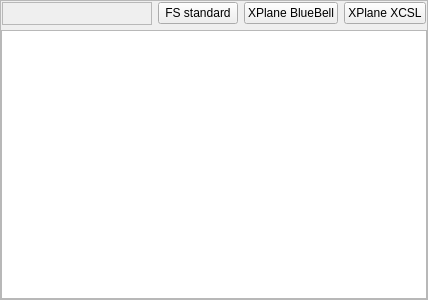
<?xml version="1.0" encoding="UTF-8"?>
<ui version="4.0">
 <class>CDbDistributorComponent</class>
 <widget class="QFrame" name="CDbDistributorComponent">
  <property name="geometry">
   <rect>
    <x>0</x>
    <y>0</y>
    <width>400</width>
    <height>300</height>
   </rect>
  </property>
  <property name="windowTitle">
   <string>Search and find distributors</string>
  </property>
  <property name="whatsThis">
   <string>Search and find distributors</string>
  </property>
  <property name="frameShape">
   <enum>QFrame::StyledPanel</enum>
  </property>
  <property name="frameShadow">
   <enum>QFrame::Raised</enum>
  </property>
  <layout class="QVBoxLayout" name="vl_DistributorComponent">
   <property name="spacing">
    <number>4</number>
   </property>
   <property name="leftMargin">
    <number>0</number>
   </property>
   <property name="topMargin">
    <number>0</number>
   </property>
   <property name="rightMargin">
    <number>0</number>
   </property>
   <property name="bottomMargin">
    <number>0</number>
   </property>
   <item>
    <widget class="QFrame" name="fr_TopBar">
     <property name="minimumSize">
      <size>
       <width>0</width>
       <height>25</height>
      </size>
     </property>
     <layout class="QHBoxLayout" name="hl_TopBar">
      <property name="leftMargin">
       <number>1</number>
      </property>
      <property name="topMargin">
       <number>1</number>
      </property>
      <property name="rightMargin">
       <number>1</number>
      </property>
      <property name="bottomMargin">
       <number>1</number>
      </property>
      <item>
       <widget class="BlackGui::Filters::CDistributorFilterBar" name="filter_Distributor">
        <property name="minimumSize">
         <size>
          <width>150</width>
          <height>0</height>
         </size>
        </property>
        <property name="frameShape">
         <enum>QFrame::StyledPanel</enum>
        </property>
        <property name="frameShadow">
         <enum>QFrame::Raised</enum>
        </property>
       </widget>
      </item>
      <item>
       <spacer name="hs_TopBar">
        <property name="orientation">
         <enum>Qt::Horizontal</enum>
        </property>
        <property name="sizeHint" stdset="0">
         <size>
          <width>40</width>
          <height>20</height>
         </size>
        </property>
       </spacer>
      </item>
      <item>
       <widget class="QWidget" name="wi_SimulatorSpecific" native="true">
        <layout class="QHBoxLayout" name="hl_FSXSpecific">
         <property name="leftMargin">
          <number>0</number>
         </property>
         <property name="topMargin">
          <number>0</number>
         </property>
         <property name="rightMargin">
          <number>0</number>
         </property>
         <property name="bottomMargin">
          <number>0</number>
         </property>
         <item>
          <widget class="QPushButton" name="pb_SelectAllFsFamily">
           <property name="text">
            <string>FS standard</string>
           </property>
          </widget>
         </item>
         <item>
          <widget class="QPushButton" name="pb_SelectXPlaneBB">
           <property name="text">
            <string>XPlane BlueBell</string>
           </property>
          </widget>
         </item>
         <item>
          <widget class="QPushButton" name="pb_SelectXplaneXCSL">
           <property name="text">
            <string>XPlane XCSL</string>
           </property>
          </widget>
         </item>
        </layout>
       </widget>
      </item>
     </layout>
    </widget>
   </item>
   <item>
    <widget class="BlackGui::Views::CDistributorView" name="tvp_Distributors">
     <property name="dragDropMode">
      <enum>QAbstractItemView::DragOnly</enum>
     </property>
     <property name="selectionMode">
      <enum>QAbstractItemView::SingleSelection</enum>
     </property>
     <property name="selectionBehavior">
      <enum>QAbstractItemView::SelectRows</enum>
     </property>
     <attribute name="verticalHeaderVisible">
      <bool>false</bool>
     </attribute>
    </widget>
   </item>
  </layout>
 </widget>
 <customwidgets>
  <customwidget>
   <class>BlackGui::Views::CDistributorView</class>
   <extends>QTableView</extends>
   <header>blackgui/views/distributorview.h</header>
  </customwidget>
  <customwidget>
   <class>BlackGui::Filters::CDistributorFilterBar</class>
   <extends>QFrame</extends>
   <header>blackgui/filters/distributorfilterbar.h</header>
   <container>1</container>
  </customwidget>
 </customwidgets>
 <tabstops>
  <tabstop>pb_SelectAllFsFamily</tabstop>
  <tabstop>pb_SelectXPlaneBB</tabstop>
  <tabstop>tvp_Distributors</tabstop>
 </tabstops>
 <resources/>
 <connections/>
</ui>
